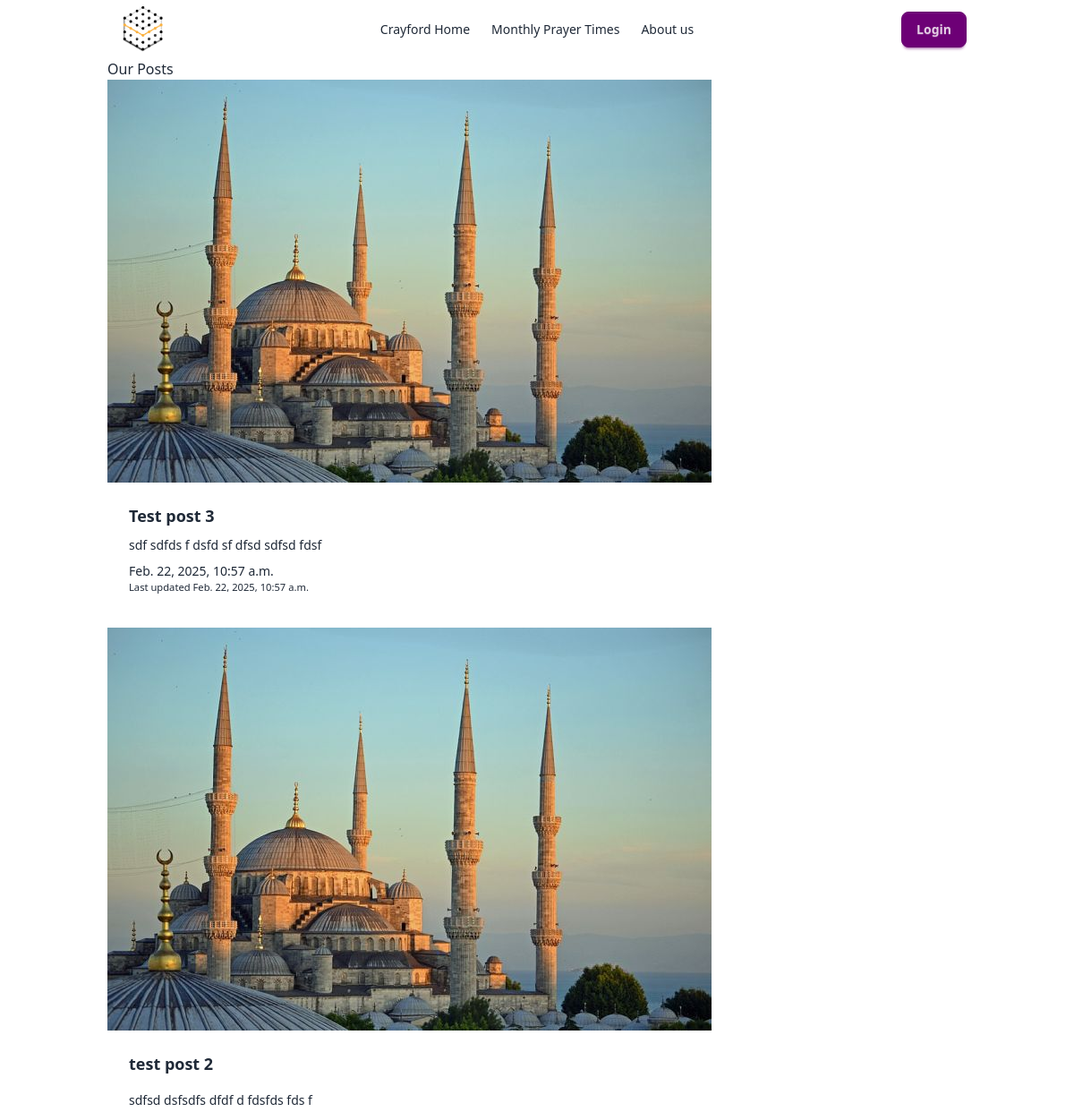
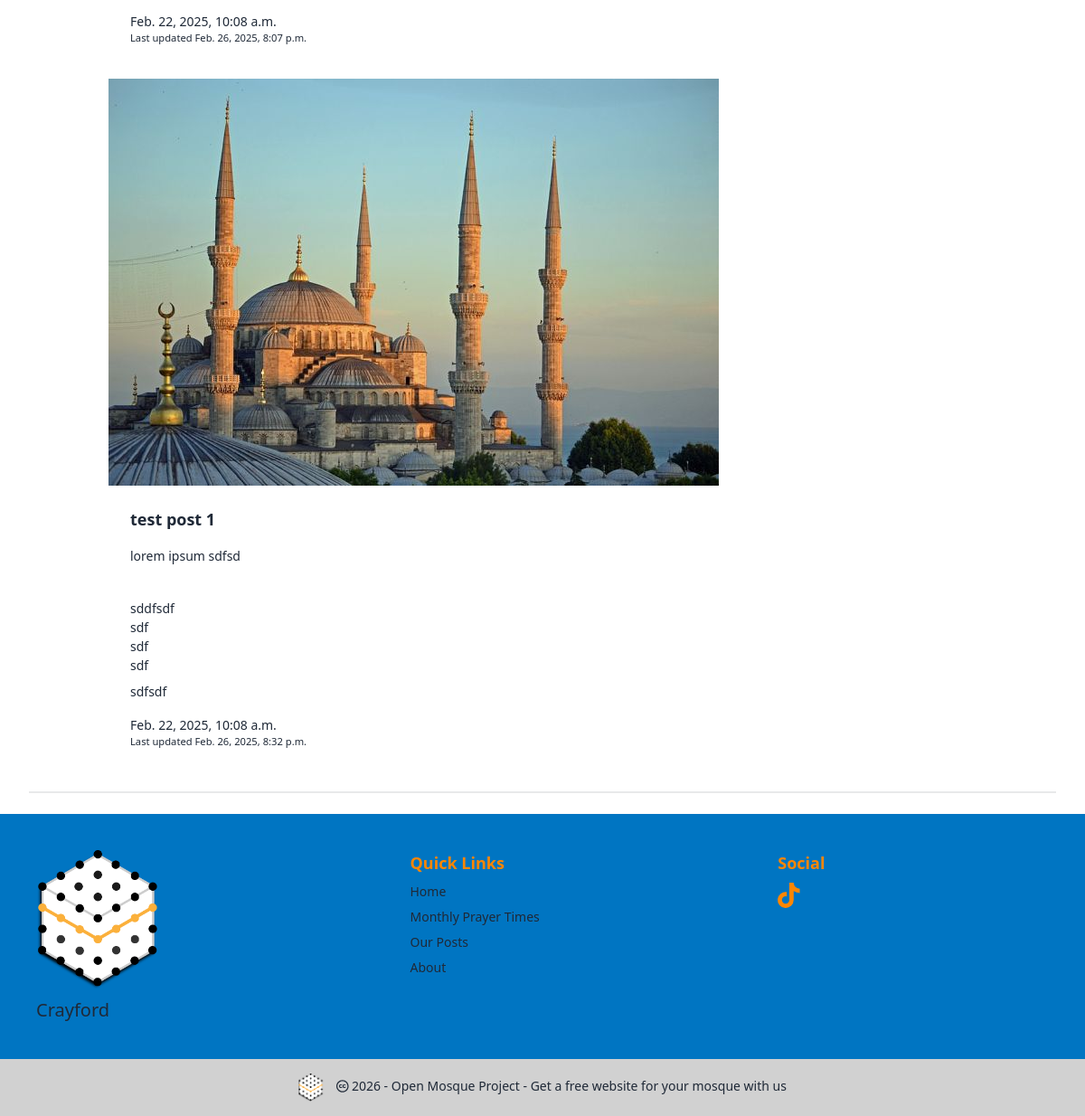
Before: /posts with the older database file (2 pictures, top to bottom).
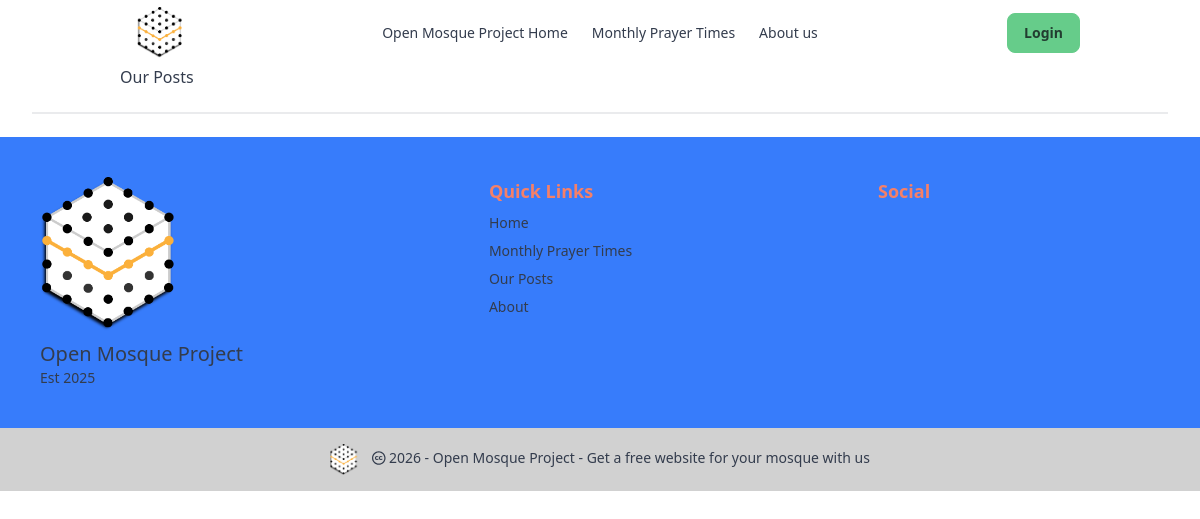
After: the same page with the newer database file.
### masjidConfig/models.py (models this page shows, shortened)
class CentreProfile(SingletonModel):
    maintenance_mode = models.BooleanField(default=False)
    masjid_Name = models.CharField(trans("Name of mosque"), max_length=255, default='Open Mosque Project')
    masjid_Logo = models.ImageField(upload_to='images/', default='images/gsm_logo.png')
    masjid_Photo = models.ImageField(upload_to='images/', blank=True)
    established = models.DateField(blank=True, null=True)
    about = models.TextField(max_length=2000, blank=True)
    address1 = models.CharField(max_length=255, blank=True)
    town = models.CharField(max_length=255, blank=True)
    city = models.CharField(max_length=255, default='London')
    country = models.CharField(max_length=255, default='GB')
    postcode = models.CharField(max_length=10, blank=True)
    method = models.IntegerField(choices=PRAYER_CALC_CHOICES, default=3)
    shafaq = models.CharField(max_length=10, choices=SHAFAQ_CHOICES, default=GEN)
    school = models.IntegerField(choices=SCHOOL_CHOICES, default=SHAFI)
    latitude = models.DecimalField(max_digits=9, decimal_places=6, default=51.443909)
    longitude = models.DecimalField(max_digits=9, decimal_places=6, default=0.219730)
    weekly_schedule = models.JSONField(default=get_default_schedule, help_text="Schedule of operating days and prayers with jamaah times")
    fajr_jamaah_minutes = models.CharField(max_length=255, choices=FAJR_JAMAAH, blank=True)
    dhuhr_jamaah_minutes = models.CharField(max_length=255, choices=DHUHR_JAMAAH, blank=True)
    asr_jamaah_minutes = models.CharField(max_length=255, choices=ASR_JAMAAH, blank=True)
    maghrib_jamaah_minutes = models.CharField(max_length=255, choices=MAGHRIB_JAMAAH, blank=True)
    isha_jamaah_minutes = models.CharField(max_length=255, choices=ISHA_JAMAAH, blank=True)
    theme_choice = models.CharField(max_length=255, choices=COLOR_CHOICES, default='light')
    facebook = models.CharField(max_length=255, blank=True)
    instagram = models.CharField(max_length=255, blank=True)
    youtube = models.CharField(max_length=255, blank=True)
    telegram = models.CharField(max_length=255, blank=True)
    twitter = models.CharField(max_length=255, blank=True)
    tiktok = models.CharField(max_length=255, blank=True)
    imam = models.CharField(max_length=255, blank=True)
    landline = models.CharField(max_length=255, blank=True)
    mobile = models.CharField(max_length=255, blank=True)
    email = models.CharField(max_length=255, blank=True)
    what3words = models.CharField(max_length=255, blank=True)
    class Meta:
        verbose_name = trans("Site Configuration")
    """
    Adjustments we have not currently added

    Tune - "tune" (string) -
    Comma Separated String of integers to offset timings returned by the API in minutes. Example: 5,3,5,7,9,7. See https://aladhan.com/calculation-methods

    "midnightMode" (number) -
    0 for Standard (Mid Sunset to Sunrise), 1 for Jafari (Mid Sunset to Fajr). If you leave this empty, it defaults to Standard.

    "timezonestring" (string) -
    A valid timezone name as specified on http://php.net/manual/en/timezones.php . Example: Europe/London. If you do not specify this, we'll calcuate it using the co-ordinates you provide.

    "latitudeAdjustmentMethod" (number) -
    Method for adjusting times higher latitudes - for instance, if you are checking timings in the UK or Sweden.
    1 - Middle of the Night
    2 - One Seventh
    3 - Angle Based

    "adjustment" (number) -
    Number of days to adjust hijri date(s). Example: 1 or 2 or -1 or -2
    """

### posts/models.py (models this page shows, shortened)
class Post(models.Model):
    title = models.CharField(max_length=200)
    content = models.TextField(max_length=1000) # RichTextField()
    type = models.CharField(max_length=200, choices=POST_CHOICES)
    published = models.BooleanField(default=False)
    published_date = models.DateTimeField(auto_now_add=True)
    updated_date = models.DateTimeField(auto_now=True)
    image = ProcessedImageField(
        upload_to='images/',
        processors=[ResizeToFill(800, 450)],
        blank=True,
        null=True,
    )

### posts/views.py (the view)
# urls.py: path('posts', views.post_list_view, name='post_list'),
def post_list_view(request):
    posts = Post.objects.filter(type='News').order_by('-published_date').values()
    context = {'posts':posts}
    return render(request, 'posts/posts_list.html', context)

### masjidConfig/templatetags/masjid_tags.py (called while the page is built)
@register.simple_tag
def get_masjid():
    return CentreProfile.objects.get(pk=1)

### posts/templates/posts/posts_list.html
{% extends 'base.html' %}
{% load static %}
{% block content %}
<h1>Our Posts</h1>
{% for post in posts %}
<div class="card mb-3" style="max-width: 1000px;">
    <ul class="list-group">
        <div class="row g-0">
            <div class="col-md-4">
                {% if post.image %}
                    <img src="{{post.image.url}}" class="img-fluid rounded-start">
                {% else %}
                    <img src="{% static 'images/default_image.jpg' %}" class="img-fluid rounded-start">
                {% endif %}
            </div>
            <div class="col-md-8" style="max-height: 100%;">
                <div class="card-body" >
                    <h5 class="card-title"><a href="{% url 'posts:post_view' post.id %}"> {{post.title}} </a></h5>
                    <p class="card-text">{{post.content|safe|truncatewords:30}}</p>
                    <div class="d-flex justify-content-between">
                        <div class="card-text align-self-end">{{post.published_date}} </div>
                        <div class="align-self-end">{% if post.updated_date %}<small class="text-muted">Last updated {{post.updated_date}}</small>{% endif %}</div>
                    </div>
                </div>
            </div>
        </div>
    </ul>
</div>
{% endfor %}
{% endblock content %}

### templates/base.html (shortened to what this page needs)
{% load static %}
{% load masjid_tags %}
{% get_masjid as masjid_base %}
<html
  {% if masjid_base.theme_choice %}
    data-theme="{{ masjid_base.theme_choice }}"
  {% else %}
    data-theme="light"
  {% endif %}>
    <head>
      <link href="https://cdn.jsdelivr.net/npm/daisyui@5.0.0-beta.8/daisyui.css" rel="stylesheet" type="text/css" />
      <link href="https://cdn.jsdelivr.net/npm/daisyui@5.0.0-beta.8/themes.css" rel="stylesheet" type="text/css" />
      <script src="https://cdn.jsdelivr.net/npm/@tailwindcss/browser@4"></script>
      <link rel="stylesheet" href="{% static 'css/style.css' %}">
    </head>
    <body class="{% block bodyclass %}{% endblock bodyclass %}" hx-headers='{"X-CSRFToken": "{{ csrf_token }}"}'>
        <div class="navbar bg-base-100 container mx-auto px-0 md:px-4 lg:px-8">
          <div class="navbar-start">
            <a class="btn btn-ghost text-xl" href="{% url 'posts:home' %}">
              <img src="{{masjid_base.masjid_Logo.url}}" alt="" width="50" height="50">
            </a>
          </div>
          <div class="navbar-center hidden lg:flex">
            <ul class="menu menu-horizontal px-1">
              {% include 'nav_bar_links.html' %}
            </ul>
          </div>
          <div class="navbar-end">
            {% if user.is_authenticated %}
            <div class="dropdown dropdown-end">
              <div tabindex="0" role="button" class="btn btn-ghost">
                <button type="button" class="btn btn-secondary" >Admin</button>
              </div>
              <ul
              tabindex="0"
              class="menu menu-sm dropdown-content bg-base-100 rounded-box z-1 mt-3 w-52 p-2 shadow">
              <li><a class="" href="{% url 'posts:post_form' %}"><i class="fa-solid fa-plus"></i> Add Post</a></li>
              <div class="divider divider-secondary"></div>
              <li><a class="" href="{% url 'masjidConfig:edit_profile' %}">Edit Website Settings</a></li>
              <li><a class="" href="{% url 'posts:posts_admin' %}">Admin Posts</a></li>
              <div class="divider divider-secondary"></div>
              <li><a href="{% url 'logout' %}" class="btn btn-error">Logout</a></li>
            </ul>
          </div>
          {% else %}
            <form class="d-flex">
              <a href="{% url 'login' %}" class="btn btn-primary">Login</a>
            </form>
          {% endif %}
          </div>
        </div>
          <div class="container mx-auto px-0 md:px-4 lg:px-8">{% block content %} {% endblock content %}</div>
          <div class="divider px-8"></div>
          <div class="bg-base-300">
            {% include 'footer.html' %}
          </div>
    </body>
</html>

### templates/nav_bar_links.html
<li class="">
    <a class="" href="{% url 'posts:home' %}">{{masjid_base.masjid_Name}} Home</a>
</li>
<li class="">
    <a class="" href="{% url 'posts:month_view'%}">Monthly Prayer Times</a>
</li>
<li class="">
    <a class="" href="{% url 'masjidConfig:about' %}">About us</a>
</li>

### templates/footer.html
{% load static %}
<footer class="footer sm:footer-horizontal bg-secondary p-10">
  <aside>
  <img src="{{masjid_base.masjid_Logo.url}}" alt="mosque logo" width="150">
    <p>
      <span class="text-xl">{{ masjid_base.masjid_Name }}</span>
      <br />
      {% if masjid_base.established %} Est {{ masjid_base.established |date:"Y"}} {% endif %}
    </p>
  </aside>
  <nav>
    <h6 class="text-lg font-bold text-accent">Quick Links</h6>
    <a href="{% url 'posts:home' %}" class="link link-hover">Home</a>
    <a href="{% url 'posts:month_view'%}" class="link link-hover">Monthly Prayer Times</a>
    <a href="{% url 'posts:post_list'%}" class="link link-hover">Our Posts</a>
    <a href="{% url 'masjidConfig:about' %}" class="link link-hover">About</a>
  </nav>
  <nav>
    <h6 class="text-lg font-bold text-accent text-accent">Social</h6>
    <div class="grid grid-flow-col gap-4">
      {% include 'social_media_icons.html' %}
    </div>
  </nav>
</footer>
<footer class="footer sm:footer-horizontal footer-center bg-base-300 text-base-content p-4">
  <aside>
    <p>
      <a href="https://openmosqueproject.com/" class="mb-3 me-2 mb-md-0 text-muted text-decoration-none lh-1">
        <img class="inline-block" src="{% static 'images/gsm_logo.png' %}" alt="" width="30" height="30">
      </a>
      <i class="fa-brands fa-creative-commons"></i>
      {% now "Y" %} - Open Mosque Project - <a href="https://openmosqueproject.com/">Get a free website for your mosque with us</a>
    </p>
  </aside>
</footer>

### templates/social_media_icons.html (shortened to what this page needs)
{% load static %}
{% if masjid_base.tiktok %}
<a href="https://www.tiktok.com/@{{masjid.tiktok}}">
    <i class="fa-brands fa-tiktok fa-2xl text-accent"></i>
</a>
{% endif %}

Changed rows visible on the page:
removed Post: title "Test post 3", content "sdf sdfds f dsfd sf dfsd sdfsd fdsf", published_date "Feb. 22, 2025, 10:57 a.m.", updated_date "Feb. 22, 2025, 10:57 a.m."
removed Post: title "test post 2", content "sdfsd dsfsdfs dfdf d fdsfds fds f", published_date "Feb. 22, 2025, 10:08 a.m.", updated_date "Feb. 26, 2025, 8:07 p.m."
removed Post: title "test post 1", content "lorem ipsum sdfsd sddfsdf sdf sdf sdf sdfsdf", published_date "Feb. 22, 2025, 10:08 a.m.", updated_date "Feb. 26, 2025, 8:32 p.m."
changed CentreProfile: masjid_Name "Crayford" → "Open Mosque Project"; theme_choice "fantasy" → "emerald" (drawn); established (not shown) → "2025"; tiktok "guidance_social" → empty (drawn)
Other visible differences:
text now shown: "Est"
